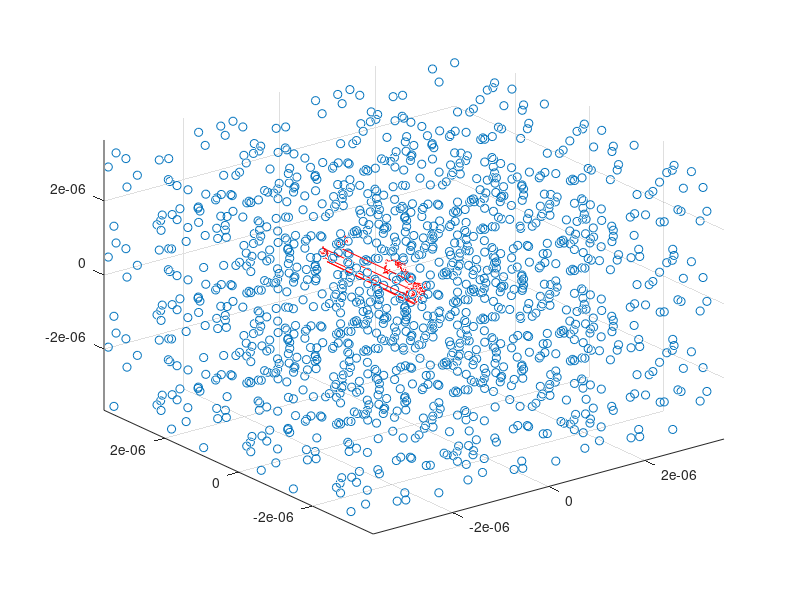

This chart was generated by the following MATLAB code: (Note: this script raises an error after producing the figure.)
clc
clear

% Physical parameters
diffusion = 4.24*10^(-10); % 3*10^(-9); % m^2/s
B_eq = 0.16; % T
volume_fraction = 3.14*10^(-6); 
echo_time2 = 1*10^(-3); % s
gyro = 2.675*10^8; %rad.s-1.T-1

% Simulation parameters
nAggregate = 50; % per cube
nCube = 3*3*3;
nFerritinPA = 1; % per aggregate
nFerritin = nFerritinPA * nAggregate; % per cube
nProton = 1000;
time_step = 1*10^(-6); % s
N = 500; % echo_time2/time_step;
nGrid = 200;

% Calculated parameters
radius_ferritin = 6*10^(-9); % m
volume_ferritin = (4/3) * pi * (radius_ferritin)^3; % m^3
volume_cube = volume_ferritin * nFerritin / volume_fraction; % m^3
length_cube = nthroot(volume_cube,3); % m
rmsDisplacement = sqrt(6*diffusion*time_step);

% Aggregate parameters
radius_aggregate = radius_ferritin;

% Aggregate distribution
position_aggregate_cube = (rand(nAggregate,3)-1/2).* (length_cube-2*radius_aggregate);
position_ferritin_cube = position_aggregate_cube;
cubes = zeros(3,3,3,3);
cubes(1,:,:,1) = 1; cubes(3,:,:,1) = -1;
cubes(:,1,:,2) = 1; cubes(:,3,:,2) = -1;
cubes(:,:,1,3) = 1; cubes(:,:,3,3) = -1;
cubes = reshape(cubes,nCube,3);
cubes = repmat(cubes,nFerritin,1);

for i = 1:nFerritin
    position_ferritin((i-1)*nCube+1:i*nCube,:) = repmat(position_ferritin_cube(i,:),nCube,1);
end

position_ferritin = position_ferritin + cubes .* length_cube;

scatter3(position_ferritin(:,1),position_ferritin(:,2),position_ferritin(:,3),'b.');
axis([-length_cube*3/2 length_cube*3/2 -length_cube*3/2 length_cube*3/2 -length_cube*3/2 length_cube*3/2]);

% Random proton intial position
position_proton = zeros(3,N+1);
distance_ferritin = zeros(nFerritin*27,N+1);
while distance_ferritin(:,1) < radius_ferritin % not penetrating
    position_proton(:,1) = (rand(3,1)-1/2).* length_cube;
    distance_ferritin(:,1) = sqrt((position_proton(1,1) - position_ferritin(:,1)).^2+...
            (position_proton(2,1) - position_ferritin(:,2)).^2+...
            (position_proton(3,1) - position_ferritin(:,3)).^2);
end

% Random Walk
random_step = zeros(3,N);

for n = 2:N+1
    while distance_ferritin(:,n) < radius_ferritin % not penetrating
        theta = rand * 2 * pi;
        phi = rand * pi;
        r = rmsDisplacement;
        random_step(1,n-1) = r.*sin(theta).*cos(phi);
        random_step(2,n-1) = r.*sin(theta).*sin(phi);
        random_step(3,n-1) = r.*cos(theta);
        position_proton(:,n) = position_proton(:,n-1) + random_step(:,n-1);
        
        % Periodic Boundary Conditions
        if position_proton(1,n) < - length_cube / 2
            position_proton(1,n) = position_proton(1,n) + length_cube;
        elseif position_proton(1,n) >  length_cube / 2
            position_proton(1,n) = position_proton(1,n) - length_cube;
        end
        
        if position_proton(2,n) < - length_cube / 2
            position_proton(2,n) = position_proton(2,n) + length_cube;
        elseif position_proton(2,n) >  length_cube / 2
            position_proton(2,n) = position_proton(2,n) - length_cube;
        end
        
        if position_proton(3,n) < - length_cube / 2
            position_proton(3,n) = position_proton(3,n) + length_cube;
        elseif position_proton(3,n) >  length_cube / 2
            position_proton(3,n) = position_proton(3,n) - length_cube;
        end
        
        distance_ferritin(:,n) = sqrt((position_proton(1,n)-position_ferritin(:,1)).^2+...
                (position_proton(2,n)-position_ferritin(:,2)).^2+...
                (position_proton(3,n)-position_ferritin(:,3)).^2);
    end
end

hold on
plot3(position_proton(1,:),position_proton(2,:),position_proton(3,:),'r-')
hold off

% Calculate grid magnetic field

% grid_magfield = grid_magnetic(nGrid, B_eq, radius_ferritin, length_cube, position_ferritin);
% grid_magfield_peripheral = grid_magfield - grid_magnetic(nGrid, B_eq, radius_ferritin, length_cube, position_ferritin_cube);

% Calculate proton magnetic field
is_near_ferritin = isNearFerritin(position_proton, position_ferritin_cube, length_cube, N, nFerritin);

